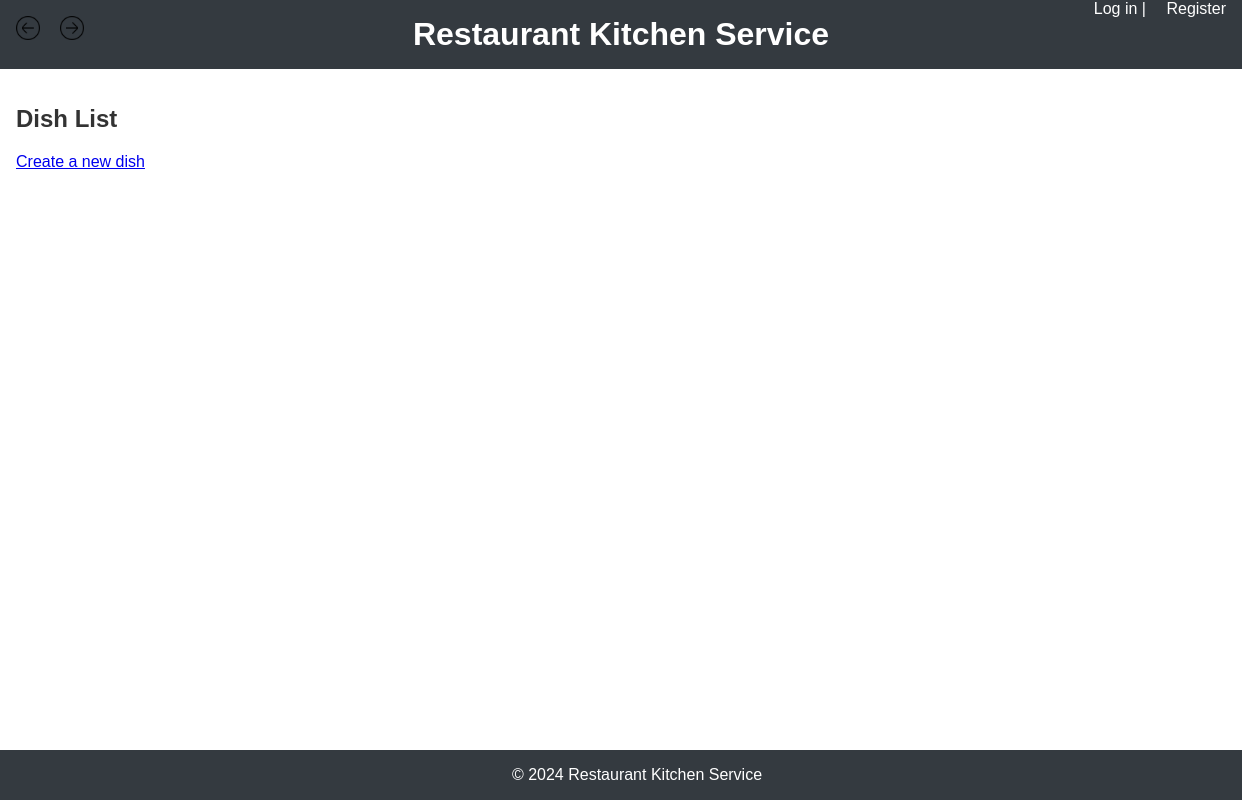
/kitchen/dishes/, run on an earlier commit of the app's database.
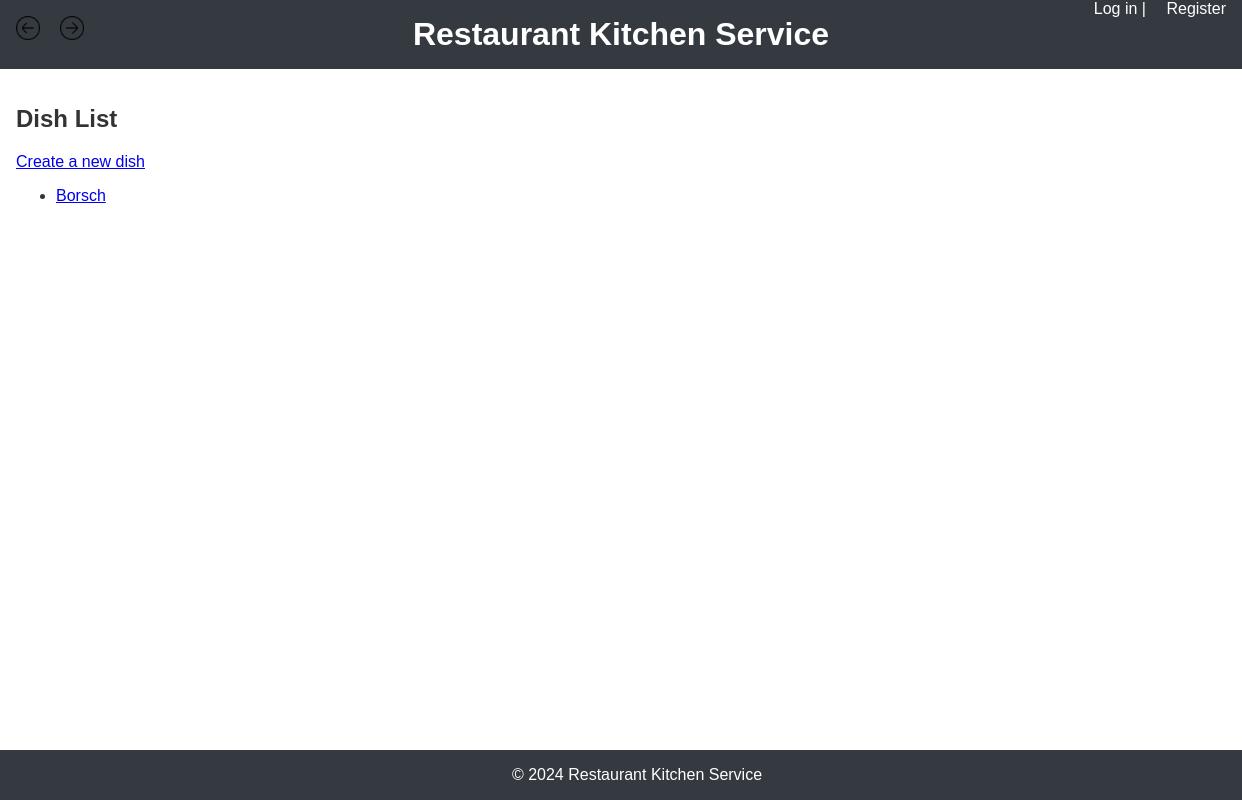
And on a later commit of the database.
### kitchen/models.py (models this page shows, shortened)
class Dish(models.Model):
    name = models.CharField(max_length=255)
    description = models.TextField()
    price = models.DecimalField(max_digits=10, decimal_places=2)
    dish_type = models.ForeignKey(DishType, on_delete=models.CASCADE, related_name="dishes")
    cooks = models.ManyToManyField(Cook, related_name="dishes")

### kitchen/views.py (the view)
# urls.py: path('dishes/', DishListView.as_view(), name='dish_list'),
class DishListView(ListView):
    model = Dish
    template_name = 'kitchen/dish_list.html'
    context_object_name = 'dish_list'

### templates/kitchen/dish_list.html (shortened to what this page needs)
{% extends "base.html" %}
{% block content %}
<h2>Dish List</h2>
<a href="{% url 'kitchen:dish_create' %}">Create a new dish</a>
<ul>
    {% for dish in dish_list %}
        <li>
            <a href="{% url 'kitchen:dish_detail' dish.pk %}">{{ dish.name }}</a>
        </li>
    {% endfor %}
</ul>
{% endblock %}

What changed in the data, as far as the page shows it:
added Dish: name "Borsch"
